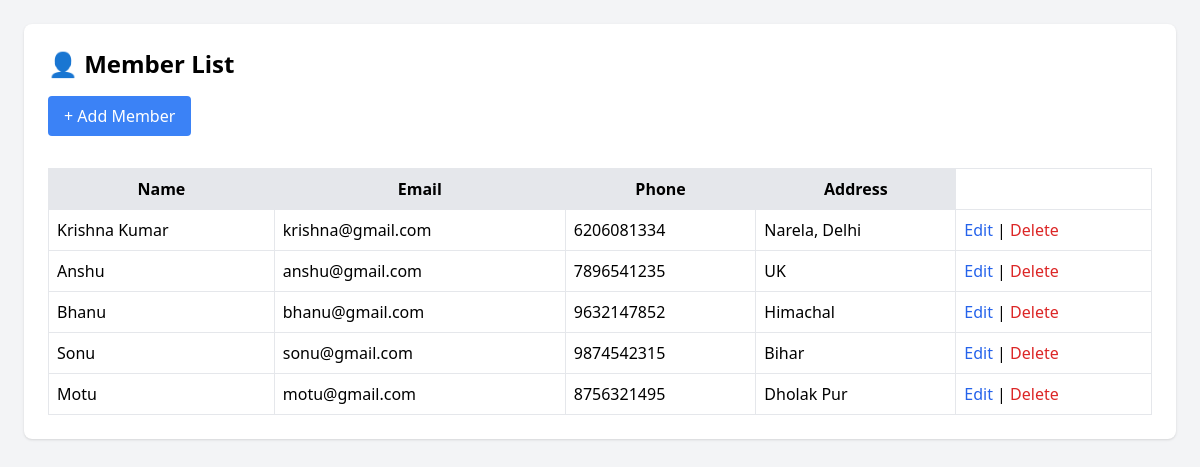
The page /members/ on the database its author committed.
### liberary_management/models.py (models this page shows, shortened)
class Member(models.Model):
    name = models.CharField(max_length=255)
    email = models.EmailField(unique=True)
    phone = models.CharField(max_length=20, blank=True, null=True)
    address = models.TextField(blank=True, null=True)

### liberary_management/views.py (the view)
# urls.py: path('members/', views.MemberListView.as_view(), name='member_list'),
class MemberListView(ListView):
    model = Member
    template_name = 'members/list.html'
    context_object_name = 'members'

### liberary_management/templates/members/list.html (shortened to what this page needs)
<!DOCTYPE html>
<html lang="en">
<head>
  <script src="https://cdn.tailwindcss.com"></script>
</head>
<body class="bg-gray-100 p-6">
  <div class="max-w-6xl mx-auto bg-white p-6 shadow rounded-lg">
    <h1 class="text-2xl font-bold mb-4">👤 Member List</h1>
    <a href="{% url 'member_create' %}" class="mb-4 inline-block bg-blue-500 text-white px-4 py-2 rounded hover:bg-blue-600">+ Add Member</a>
    <table class="table-auto w-full border mt-4">
      <thead>
        <tr class="bg-gray-200">
          <th class="p-2 border">Name</th>
          <th class="p-2 border">Email</th>
          <th class="p-2 border">Phone</th>
          <th class="p-2 border">Address</th>
        </tr>
      </thead>
      <tbody>
        {% for member in members %}
        <tr class="hover:bg-gray-100">
          <td class="p-2 border">{{ member.name }}</td>
          <td class="p-2 border">{{ member.email }}</td>
          <td class="p-2 border">{{ member.phone }}</td>
          <td class="p-2 border">{{ member.address }}</td>
          <td class="border p-2">
            <a href="{% url 'member_update' member.pk %}" class="text-blue-600 hover:underline">Edit</a> |
            <a href="{% url 'member_delete' member.pk %}" class="text-red-600 hover:underline">Delete</a>
          </td>
        </tr>
        {% empty %}
        <tr><td colspan="4" class="text-center p-4">No members found.</td></tr>
        {% endfor %}
      </tbody>
    </table>
  </div>
</body>
</html>

### rows shown on the page
Member: name "Krishna Kumar", email "krishna@gmail.com", phone "6206081334", address "Narela, Delhi"
Member: name "Anshu", email "anshu@gmail.com", phone "7896541235", address "UK"
Member: name "Bhanu", email "bhanu@gmail.com", phone "9632147852", address "Himachal"
Member: name "Sonu", email "sonu@gmail.com", phone "9874542315", address "Bihar"
Member: name "Motu", email "motu@gmail.com", phone "8756321495", address "Dholak Pur"
